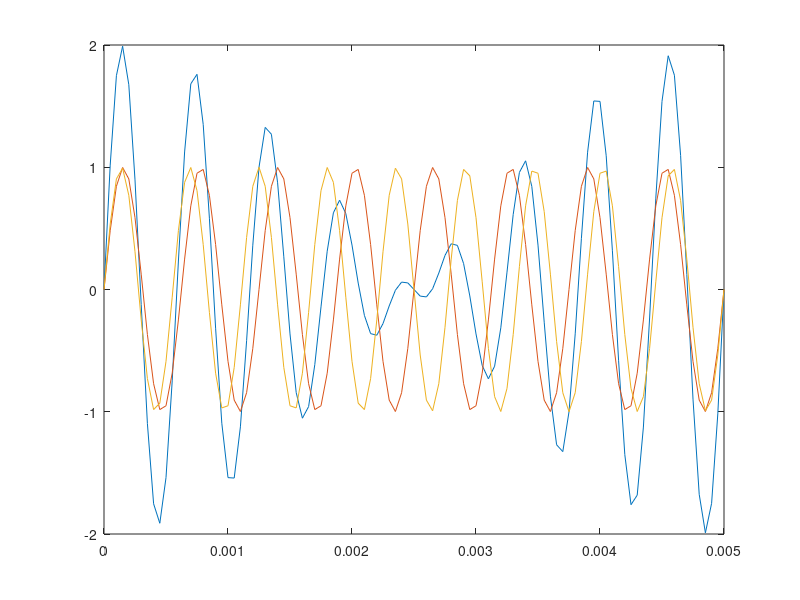

MATLAB code to generate this figure:
f1 = 1600;
f2 = 1800;

T = 1/200;

t = [0: T/100: T];
y1 = sin(2*pi*f1*t);
y2 = sin(2*pi*f2*t);

y = y1+y2;
figure;
plot(t,y);
hold on;
plot(t,y1);
hold on;
plot(t,y2);